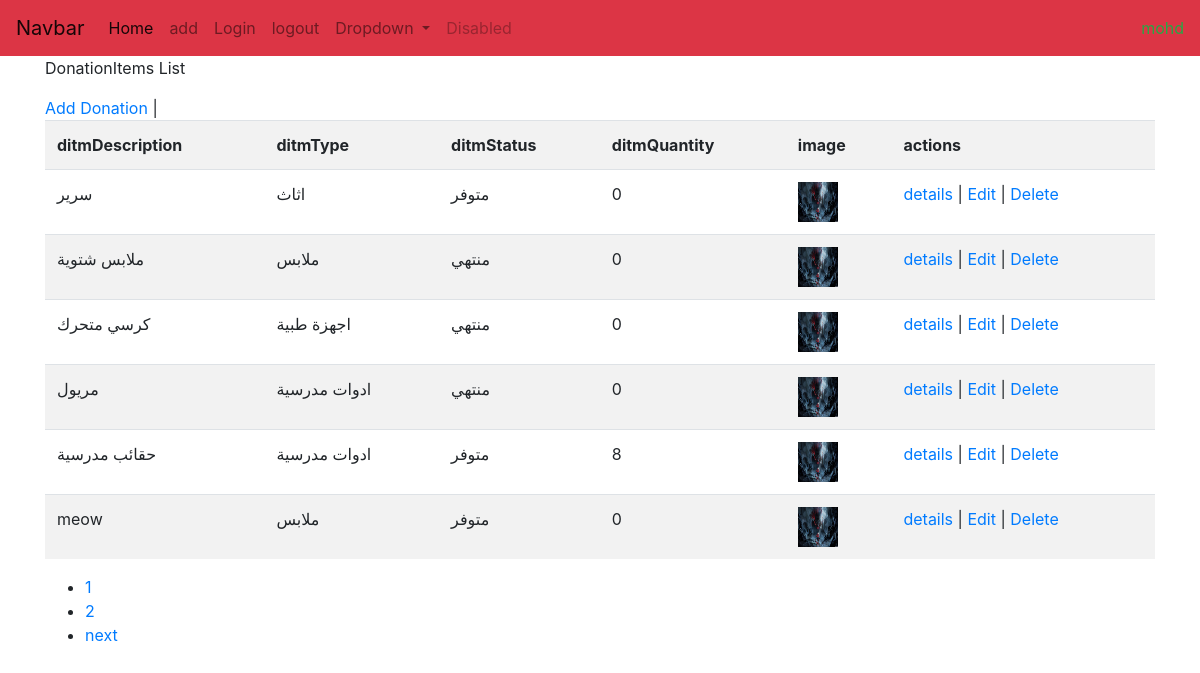
Screenshot of /store/donationItems_list/ (signed in) with the database file from the repository.
### store/models.py (models this page shows, shortened)
class DonationItems(models.Model):
    ditmType = models.ForeignKey(DonationTypes,  null=True,on_delete=models.SET_NULL )
    ditmDescription = models.CharField(max_length=100,null=True)
    ditmQuantity = models.IntegerField(null=True)
    ditmStatus= models.ForeignKey(DonationItemStatus,  null=True,on_delete=models.SET_NULL )
    ditmimagepath = models.CharField(max_length=200,null=True)
    ditmDoner= models.ForeignKey(Doners,  null=True,on_delete=models.SET_NULL)

class DonationTypes(models.Model):
    DonationType = models.CharField(max_length=100,null=True)
    def __str__(self):
        return self.DonationType

class DonationItemStatus(models.Model):
    DonationItemStatus = models.CharField(max_length=100,null=True)
    def __str__(self):
        return self.DonationItemStatus

### store/decorators.py (the view)
        def wripper_func(request,*args,**kwargs):
              group=None
              group=request.user.groups.all()[0].name#there is a problem here
              print(group)
              if request.user.groups.exists():
                  group=request.user.groups.all()[0].name
              if group in  AllowedGroups :
                  return  view_func(request,*args,**kwargs)
              else:
                   return redirect('store_list')

### store/views.py (called while the page is built)
@notLoggedUsers
@AllowedUsers(AllowedGroups=['admin'])#edit later
def donationItems_list(request):
    items=DonationItems.objects.all()
    paginator=Paginator(items,6)#how many items viewed in one page
    page_number=request.GET.get('page',1)
    item_obj=paginator.page(page_number)
    context= {
        'items':item_obj
    }
    return render (request,'store/donationItems_list.html',context)

### store/templates/store/donationitems_list.html (shortened to what this page needs)
 {% extends 'articles/main.html' %}
 {% load  static %}
 {% block content  %}
 <p> DonationItems List</p>
  <a href="{% url 'create_donationItems'  %}"> Add Donation</a> |
   <table class="table table-striped" id="table">
   <tr>
    <th>ditmDescription</th>
    <th >ditmType</th>
    <th>ditmStatus</th>
    <th>ditmQuantity</th>
    <th>image</th>
    <th colspan="2">actions</th>
  </tr>
   {% for item in items %}
    <tr>
   <td>{{item.ditmDescription}}</td>
    <td>{{item.ditmType}}</td>
    <td>{{item.ditmStatus}}</td>
    <td>{{item.ditmQuantity}}</td>
    <td><img src= "{% static 'images/sos.jpg'%}" ></td>
    <td> <a href="{% url 'details_DonationItems' item.id %}"> details</a> |
    <a href="{% url 'edit_donationItems' item.id %}"> Edit</a> |
    <a href="{% url 'delete_donationItems' item.id %}"> Delete</a></td>
 </tr>
{% endfor %}
</table>
<ul calss="paginations">
{% for i in items.paginator.page_range %}
   <li calss="btn bn-success"> <a calss="page-link" href='?page={{i}}'> {{i}} </a> </li>
{% endfor %}
{% if items.has_next %}
<li calss="btn">
  <a calss="btn" href='?page={{items.next_page_number}}'> next </a>
</li>
{% endif %}
</ul>
 {% endblock  %}

### articles/templates/articles/main.html (shortened to what this page needs)
 {% load  static %}
<!DOCTYPE html>
<html>
<head>
<link rel="stylesheet" href={% static "article/css/bootstrap.min.css" %}>
<link rel="stylesheet" href={% static "/css/main.css" %}>
</head>
<body>
{% include "articles/navbar.html" %}
<div class="container">
{% block content %}
{% endblock  %}
</body>
</html>

### articles/templates/articles/navbar.html (shortened to what this page needs)
{% load  static %}
<nav class="navbar navbar-expand-lg navbar-light bg-danger">
  <a class="navbar-brand" href="#">Navbar</a>
  <div class="collapse navbar-collapse" id="navbarSupportedContent">
    <ul class="navbar-nav mr-auto">
      <li class="nav-item active">
        <a class="nav-link" href="#">Home <span class="sr-only">(current)</span></a>
      </li>
      <li class="nav-item">
        <a class="nav-link" href="{% url 'employee_create'  %}">add</a>
      </li>
      <li class="nav-item">
        <a class="nav-link" href="{% url 'login'  %}">Login</a>
      </li>
      <li class="nav-item">
        <a class="nav-link" href="{% url 'logout'  %}">logout</a>
      </li>
      <li class="nav-item dropdown">
        <a class="nav-link dropdown-toggle" href="#" id="navbarDropdown" role="button" data-toggle="dropdown" aria-haspopup="true" aria-expanded="false">
          Dropdown
        </a>
      </li>
      <li class="nav-item">
        <a class="nav-link disabled" href="#">Disabled</a>
      </li>
    </ul>
    <span class ="ml-100 text-success" > {{ user.first_name}}</span>
  </div>
</nav>

### store/templates/store/donationitems_list.html (style rules this page uses)
img { width:40px; height:40px; }

### rows the page displays
DonationItems: ditmDescription "سرير", ditmType "اثاث", ditmStatus "متوفر", ditmQuantity "0"
DonationItems: ditmDescription "ملابس شتوية", ditmType "ملابس", ditmStatus "منتهي", ditmQuantity "0"
DonationItems: ditmDescription "كرسي متحرك", ditmType "اجهزة طبية", ditmStatus "منتهي", ditmQuantity "0"
DonationItems: ditmDescription "مريول", ditmType "ادوات مدرسية", ditmStatus "منتهي", ditmQuantity "0"
DonationItems: ditmDescription "حقائب مدرسية", ditmType "ادوات مدرسية", ditmStatus "متوفر", ditmQuantity "8"
DonationItems: ditmDescription "meow", ditmType "ملابس", ditmStatus "متوفر", ditmQuantity "0"

### other values shown
{{ i }} "1" "2"
